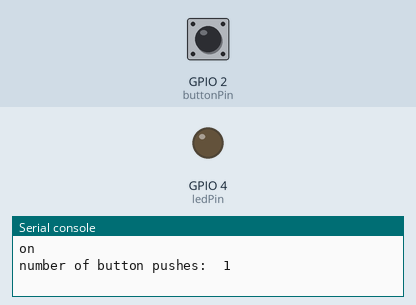
A program run on a simulated ESP8266 board running MicroPython. Shown: output pins drawn as LEDs (lit = HIGH), the last lines printed to the serial console. The inputs (shaded band) are chosen by the test bench; at power-on: GPIO 2 (buttonPin) HIGH.

Above: at 1.2 s.
1.3 s: GPIO 2 (buttonPin) pulled LOW for 0.15 s
2.9 s: GPIO 2 (buttonPin) pulsed LOW 2 times (0.12 s each, 0.3 s apart)
At 3.8 s:
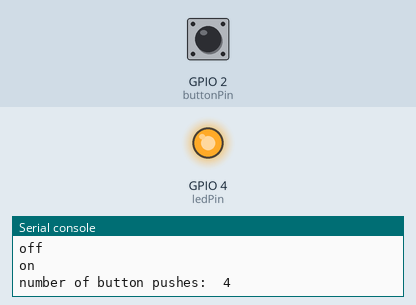
5.0 s: GPIO 2 (buttonPin) pulled LOW for 1 s
At 7.5 s:
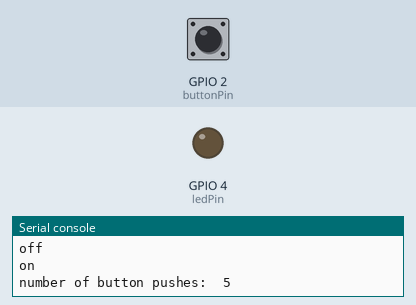
Timing chart, 0 to 9.0 s (numbered marks = the images above; inputs shaded):
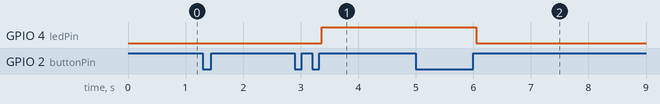

The program:

StateChangeDetection.py
```python
import machine
import time

buttonPin = machine.Pin(2,  machine.Pin.IN, machine.Pin.PULL_UP)
ledPin = machine.Pin(4, machine.Pin.OUT)

buttonPushCounter = 0
buttonState = 0
lastButtonState = 0

while(True):
    buttonState = buttonPin.value()

    if(buttonState != lastButtonState):
        if(buttonState == 1):
            buttonPushCounter += 1
            print("on")
            print("number of button pushes: ", buttonPushCounter)
        else:
            print("off")
        time.sleep_ms(50)
    lastButtonState = buttonState

    if(buttonPushCounter % 4 == 0):
        ledPin.value(1)
    else:
        ledPin.value(0)
```

Measured:
- after the input at 2.9 s, GPIO 4 (ledPin): LOW → HIGH after 0.47 s
- after the input at 5.0 s, GPIO 4 (ledPin): HIGH → LOW after 1.1 s
